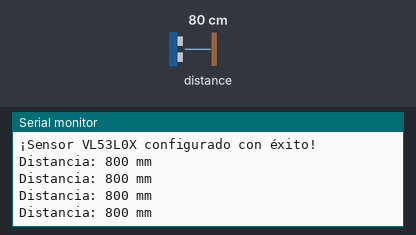
This sketch was run on a simulated Arduino Uno, built with avr-gcc and run on an emulated ATmega328P. Shown: the last lines printed to the serial monitor. The test bench sets the inputs (shaded band); at power-on: distance to the obstacle 80 cm.

Above: at 1.7 s.
1.8 s: distance to the obstacle set to 250 cm
At 2.09 s:
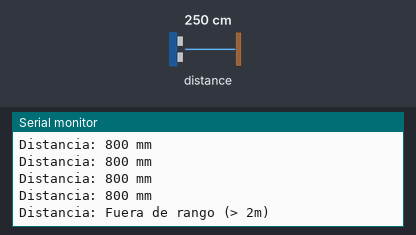
4.0 s: distance to the obstacle set to 2 cm
At 4.09 s:
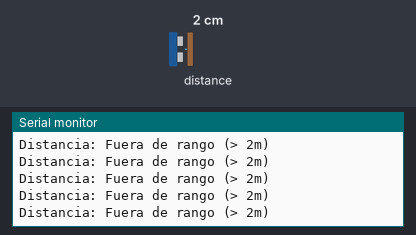

Measured:
- after the input at 1.8 s, the serial monitor: prints a new line after 0.07 s (image 1)

The sketch:

LeerI2C.ino
```cpp
#include <Wire.h>
#include <VL53L0X.h>

VL53L0X sensor;

void setup() {
  Serial.begin(9600);

  // Forzamos un pequeño retraso para que el sensor se estabilice eléctricamente
  delay(500);

  Wire.begin();

  // Inicializamos el sensor
  if (!sensor.init()) {
    Serial.println("Error al iniciar el VL53L0X");
    while (1);
  }

  // Aumentamos el tiempo de espera (timeout) a 1000 milisegundos
  sensor.setTimeout(1000);

  // Configuramos el sensor en modo de largo alcance y alta precisión (opcional pero recomendado)
  sensor.setSignalRateLimit(0.1);
  sensor.setMeasurementTimingBudget(200000); // 200ms por lectura para asegurar estabilidad

  Serial.println("¡Sensor VL53L0X configurado con éxito!");
}

void loop() {
  // Leemos la distancia en modo "Single" (un disparo a la vez)
  uint16_t distancia = sensor.readRangeSingleMillimeters();

  // Verificamos si hubo un timeout real en esta lectura
  if (sensor.timeoutOccurred()) {
    Serial.println(" -> Lectura perdida (Timeout) <- ");
  } else {
    Serial.print("Distancia: ");
    if (distancia > 2000) {
      Serial.println("Fuera de rango (> 2m)");
    } else {
      Serial.print(distancia);
      Serial.println(" mm");
    }
  }

  delay(300); // Pausa de 300ms entre lecturas para no saturar el bus
}
```
